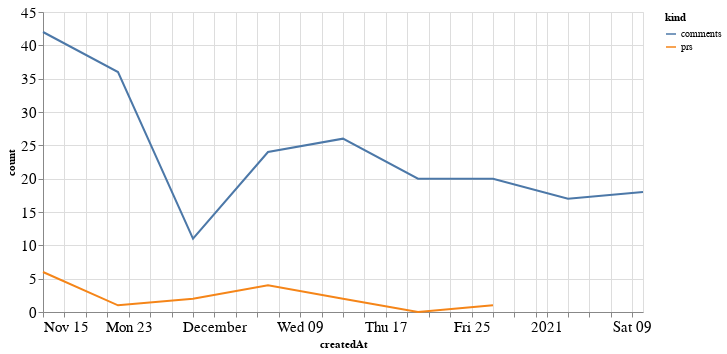

The notebook cell saved with this chart:
### Code cell
alt.Chart(total_time, width=600).mark_line().encode(
    x='createdAt',
    y='count',
    color='kind'
)

### Figure 1 — Vega-Lite specification as saved in the notebook (floating-point values rounded to 4 significant figures)
{"config": {"axisLeft": {"labelFontSize": 15}, "axisBottom": {"labelFontSize": 15}}, "data": {"name": "data-d0f420db57d9957df191c31be33b8edd"}, "mark": "line", "encoding": {"color": {"type": "nominal", "field": "kind"}, "x": {"type": "temporal", "field": "createdAt"}, "y": {"type": "quantitative", "field": "count"}}, "width": 600, "$schema": "https://vega.github.io/schema/vega-lite/v4.8.1.json", "datasets": {"data-d0f420db57d9957df191c31be33b8edd": [{"createdAt": "2020-11-15T00:00:00", "kind": "prs", "count": 6.0}, {"createdAt": "2020-11-22T00:00:00", "kind": "prs", "count": 1.0}, {"createdAt": "2020-11-29T00:00:00", "kind": "prs", "count": 2.0}, {"createdAt": "2020-12-06T00:00:00", "kind": "prs", "count": 4.0}, {"createdAt": "2020-12-13T00:00:00", "kind": "prs", "count": 2.0}, {"createdAt": "2020-12-20T00:00:00", "kind": "prs", "count": 0.0}, {"createdAt": "2020-12-27T00:00:00", "kind": "prs", "count": 1.0}, {"createdAt": "2021-01-03T00:00:00", "kind": "prs", "count": null}, {"createdAt": "2021-01-10T00:00:00", "kind": "prs", "count": null}, {"createdAt": "2020-11-15T00:00:00", "kind": "comments", "count": 42.0}, {"createdAt": "2020-11-22T00:00:00", "kind": "comments", "count": 36.0}, {"createdAt": "2020-11-29T00:00:00", "kind": "comments", "count": 11.0}, {"createdAt": "2020-12-06T00:00:00", "kind": "comments", "count": 24.0}, {"createdAt": "2020-12-13T00:00:00", "kind": "comments", "count": 26.0}, {"createdAt": "2020-12-20T00:00:00", "kind": "comments", "count": 20.0}, {"createdAt": "2020-12-27T00:00:00", "kind": "comments", "count": 20.0}, {"createdAt": "2021-01-03T00:00:00", "kind": "comments", "count": 17.0}, {"createdAt": "2021-01-10T00:00:00", "kind": "comments", "count": 18.0}]}}
